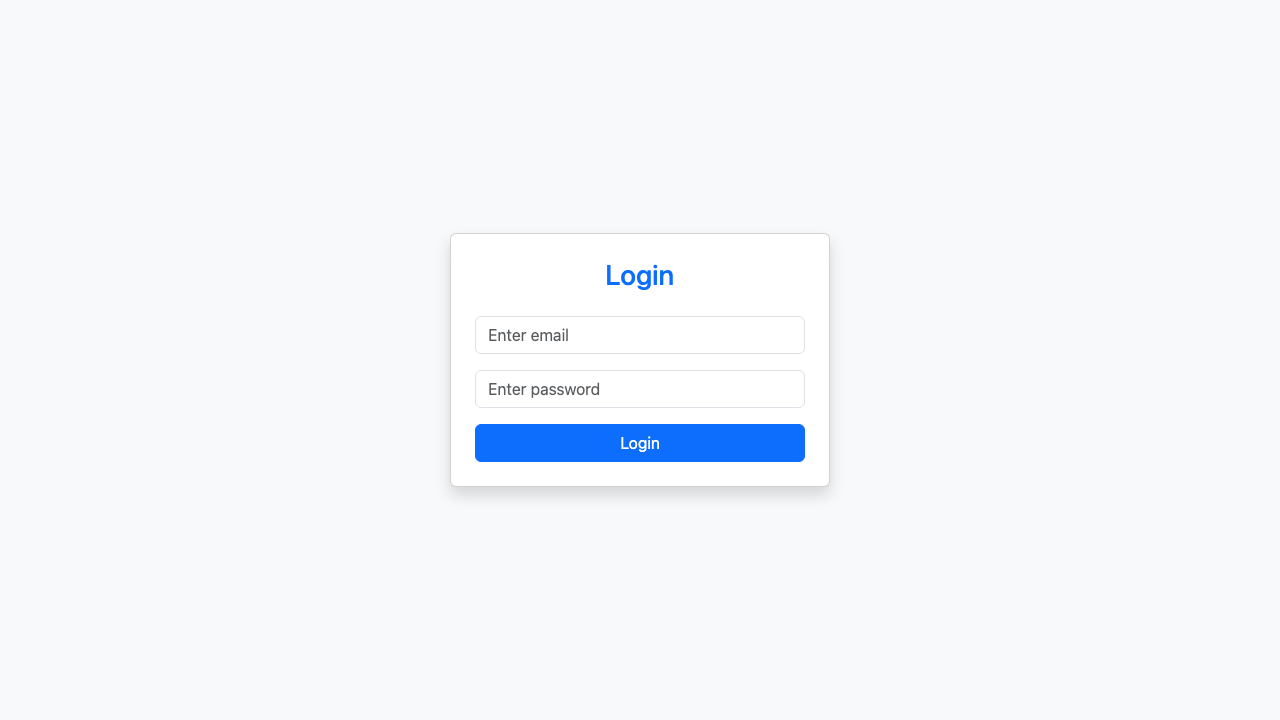
#> input picture ui_change_intelligence/base.png, 1280 x 720 px
$ python -i position_diff.py   (imports and definitions only)
#> lines starting #> are read from the running program, lines starting #| are printed output that depends on the picture; after the words box and inside, x2 and y2 are one past the last pixel; in counts of white or black regions, pixels touching at a corner belong together
import cv2
import numpy as np

def extract_centroids(image_path):
#> called with image_path = 'base.png'
    img = cv2.imread(image_path, cv2.IMREAD_GRAYSCALE)
#> img: shape (720, 1280); min 91, max 255, mean 246.1
    img = cv2.GaussianBlur(img, (5, 5), 0)

    _, thresh = cv2.threshold(img, 200, 255, cv2.THRESH_BINARY_INV)
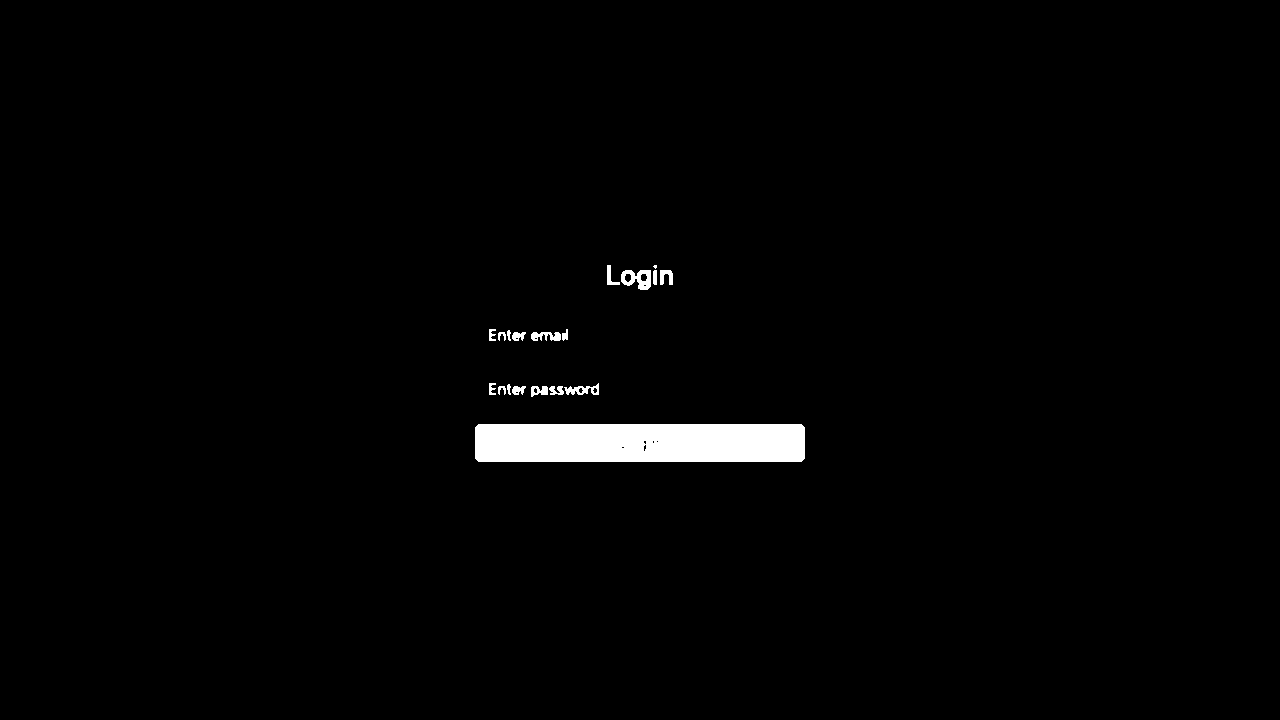
#> thresh: shape (720, 1280); 1.6% white; 19 white regions (1 under 20 px)

    contours, _ = cv2.findContours(
        thresh, cv2.RETR_EXTERNAL, cv2.CHAIN_APPROX_SIMPLE
    )
#> contours = 19 contours, 3 with area under 20; largest, box (x1, y1, x2, y2) and area: (475, 424, 805, 462) 12155, (621, 270, 651, 290) 400, (564, 383, 599, 395) 185, (531, 332, 561, 341) 144, (531, 386, 548, 397) 110

    centroids = []

    for c in contours:
        x, y, w, h = cv2.boundingRect(c)

        # ignore tiny noise
        if w * h < 1500:
            continue

        cx = x + w // 2
        cy = y + h // 2

        centroids.append((cx, cy))
#> this loop made 19 passes
#> (x, y, w, h) on passes 2 to 13: (549, 386, 15, 9), (531, 386, 17, 11), (512, 386, 14, 9), (498, 386, 8, 9), (507, 384, 4, 11), (564, 383, 35, 12), (489, 383, 7, 12), (531, 332, 30, 9), (512, 332, 14, 9), (498, 332, 8, 9), (507, 330, 4, 11), (562, 329, 6, 12)
#> (x, y, w, h, cx, cy) on pass 1: (475, 424, 330, 38, 640, 443)
#> after the loop, centroids = [(640, 443)]

    return sorted(centroids)

def position_diff(base_img, curr_img):
    base_centroids = extract_centroids(base_img)
    curr_centroids = extract_centroids(curr_img)

    if not base_centroids or not curr_centroids:
        return {
            "moved": False,
            "max_delta": 0
        }

    # Compare only common count (safe heuristic)
    min_len = min(len(base_centroids), len(curr_centroids))

    deltas = []

    for i in range(min_len):
        bx, by = base_centroids[i]
        cx, cy = curr_centroids[i]

        delta = ((bx - cx) ** 2 + (by - cy) ** 2) ** 0.5
        deltas.append(delta)

    max_delta = max(deltas)

    return {
        "moved": max_delta > 30,   # px threshold
        "max_delta": round(max_delta, 2)
    }

>>> result = extract_centroids('base.png')
#> result = [(640, 443)]
